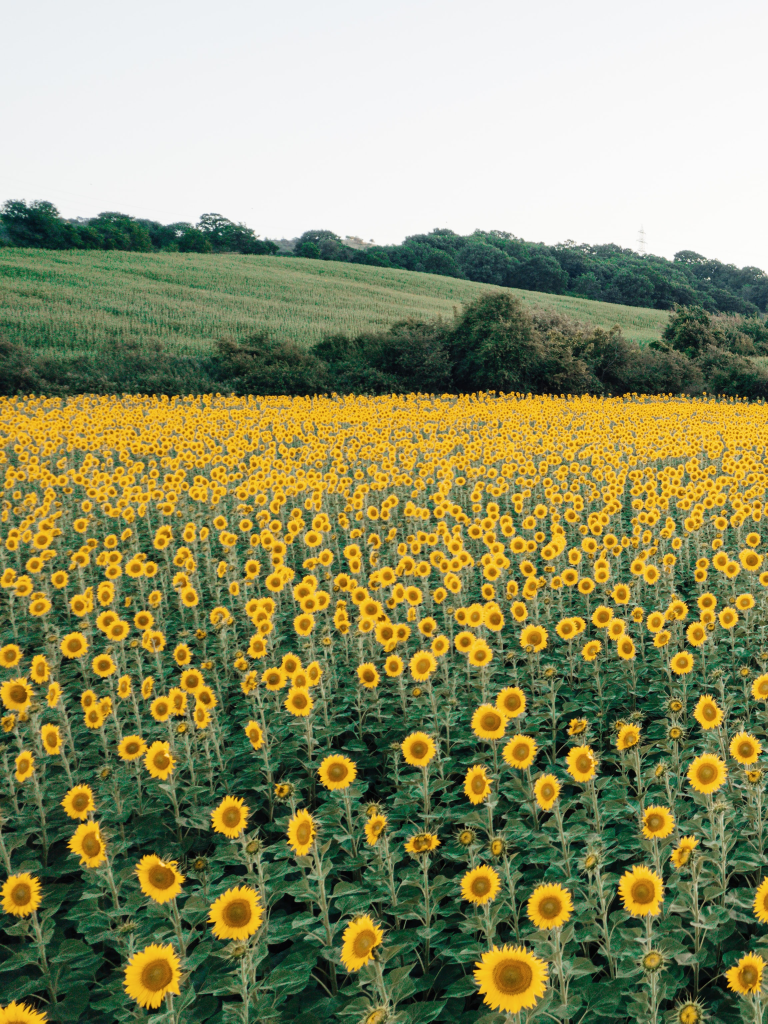
//> input picture Images/Image01.jpg, 2303 x 3070 px (shown at 1/3 size)
$ ./Ayudantia02   (built with g++ and OpenCV 4)
//> lines starting //> are read from the running program, lines starting //| are printed output that depends on the picture; after the words box and inside, x2 and y2 are one past the last pixel; in counts of white or black regions, pixels touching at a corner belong together
#include <opencv2/opencv.hpp>
#include <iostream>

using namespace cv;
using namespace std;

void GammaCorrection(Mat& src ,Mat& dst ,float fGamma){
    unsigned char lut [256];
    for(int i = 0; i < 256; i++ ){
        lut [i] = saturate_cast<uchar>(pow((float)(i/255.0), fGamma) * 255.0f );
    }
    dst = src.clone();

    const int channels = dst.channels( );
    switch(channels) {
        case 1 :{
            MatIterator_<uchar> it , end;
            for(it = dst.begin<uchar>(), end = dst.end<uchar>(); it != end; it++)
                * it = lut [( * it ) ];
            break;
        }
        case 3 : {
            MatIterator_<Vec3b> it , end;
            for(it = dst.begin<Vec3b>(), end = dst.end<Vec3b>(); it != end; it++){
               (*it)[0] = lut[((*it)[0])];
               (*it)[1] = lut[((*it)[1])];
               (*it)[2] = lut[((*it)[2])];
            }
        break;
        }
    }
}

int main(int, char**){

    // === Manejo de Colores ===

    Mat image = imread("C:/Ayudantia-PDI/AyudantiaPDI2022-2/Images/Image01.jpg");
//> image is the input picture: 3070 rows x 2303 cols, CV_8UC3; mean B, G, R 103.4, 143.7, 142
    //Mat image(600, 800, CV_8UC3, Scalar(120,120,120));

    int cols = image.cols, rows = image.rows;
//> cols = 2303; rows = 3070
    resize(image,image,Size(cols/4,rows/4));
//> image: 767 rows x 575 cols, CV_8UC3

    Mat rgb, hsv, gray, yuv, Y, bit, gamma;

    cvtColor(image,rgb,COLOR_BGR2RGB);
    cvtColor(image,hsv,COLOR_BGR2HSV);
//> hsv: 767 rows x 575 cols, CV_8UC3; mean H, S, V 48.7, 100.6, 154.7
    cvtColor(image,gray,COLOR_BGR2GRAY);
    cvtColor(image,yuv,COLOR_BGR2YUV);
//> yuv: 767 rows x 575 cols, CV_8UC3; mean of channels 0, 1, 2 138.5, 110.7, 131

    imshow("Original",image);
    imshow("RGB",rgb);
    imshow("HSV",hsv);
    imshow("Gray",gray);
    imshow("YUV",yuv);
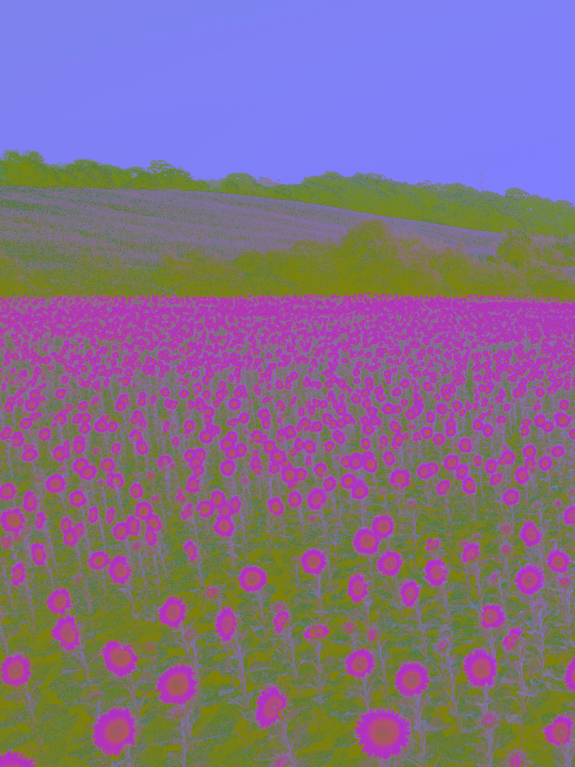
//> window 'YUV': 767 rows x 575 cols, CV_8UC3; mean B, G, R 138.5, 110.7, 131

    inRange(hsv,Scalar(5,0,50),Scalar(50,255,255),Y);
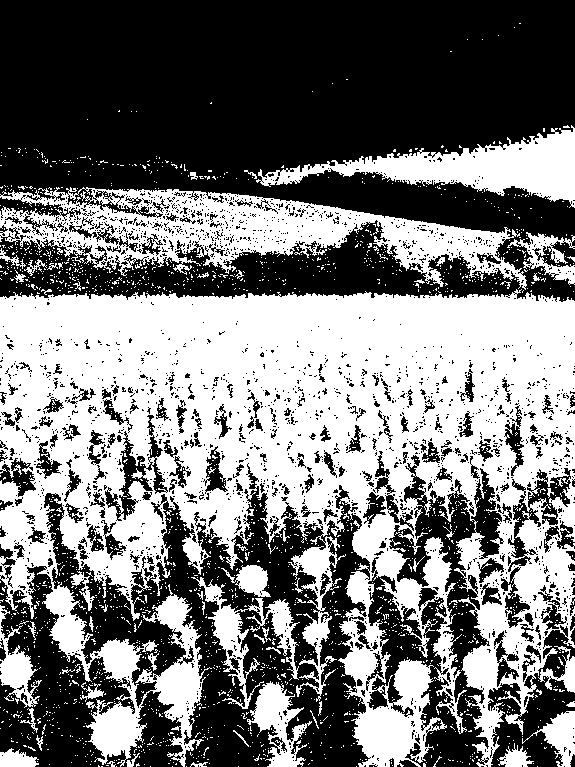
//> Y: 767 rows x 575 cols, CV_8UC1; 47% white; 2099 white regions (2040 under 20 px), largest, box (x1, y1, x2, y2) and area: (0, 289, 575, 767) 157272, (0, 187, 527, 290) 21337, (256, 125, 575, 208) 9494
    bitwise_or(image,image,bit,Y);
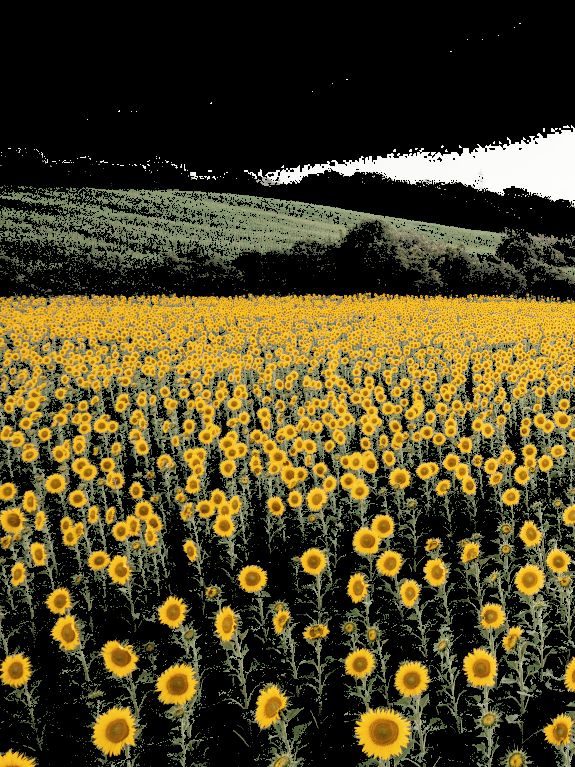
//> bit: 767 rows x 575 cols, CV_8UC3; mean B, G, R 35.1, 68.8, 77.6
    // imshow("Bitwise",bit);

    GammaCorrection(image,gamma,2);
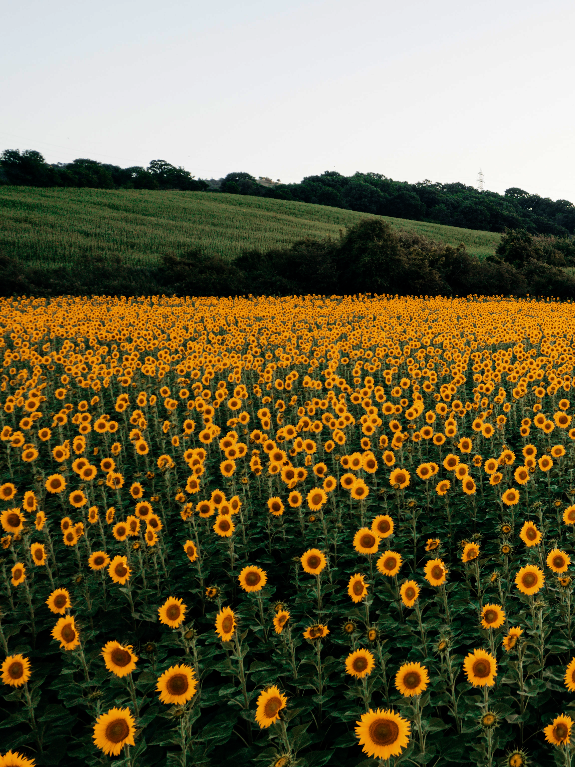
//> gamma: 767 rows x 575 cols, CV_8UC3; mean B, G, R 68.8, 100.8, 109.1
    imshow("Gamma", gamma);

    // === Filtro de Suavizado ===

    Mat Gaussian, Median, Average;

    blur(gray,Average,Size(5,5));
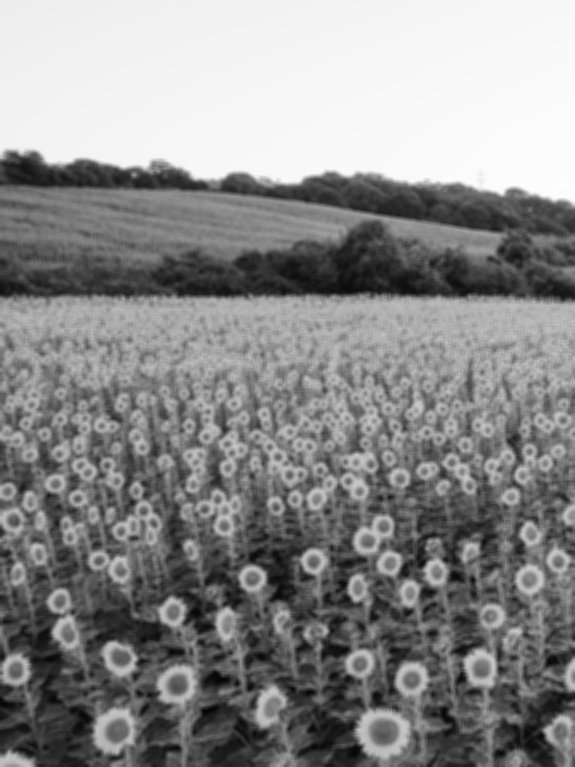
//> Average: 767 rows x 575 cols, CV_8UC1; min 5, max 253, mean 138.5
    GaussianBlur(gray,Gaussian,Size(5,5),0);
    medianBlur(gray,Median,5);
    imshow("Average",Average);
    imshow("Gaussian",Gaussian);
    imshow("Median",Median);


    // === Deteccion de Bordes ===

    Mat SobelX, SobelY, SobelXY, edges;

    Sobel(Gaussian, SobelX, CV_64F, 1,0,5);
    Sobel(Gaussian, SobelY, CV_64F, 0,1,5);
    Sobel(Gaussian, SobelXY, CV_64F, 1,1,5);
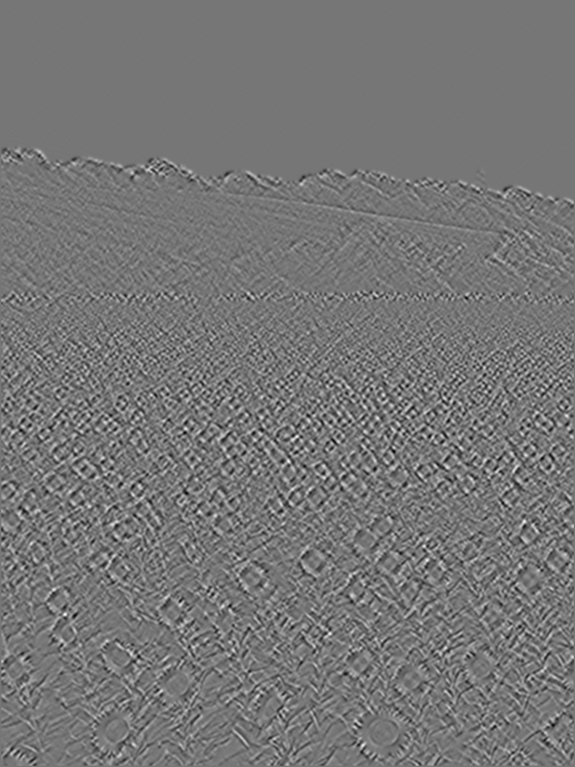
//> SobelXY: 767 rows x 575 cols, CV_64FC1; min -871, max 1003, mean 0; drawn with min black and max white
    imshow("X",SobelX);
    imshow("Y",SobelY);
    imshow("XY",SobelXY);

    Canny(Gaussian, edges, 100, 200 , 3);
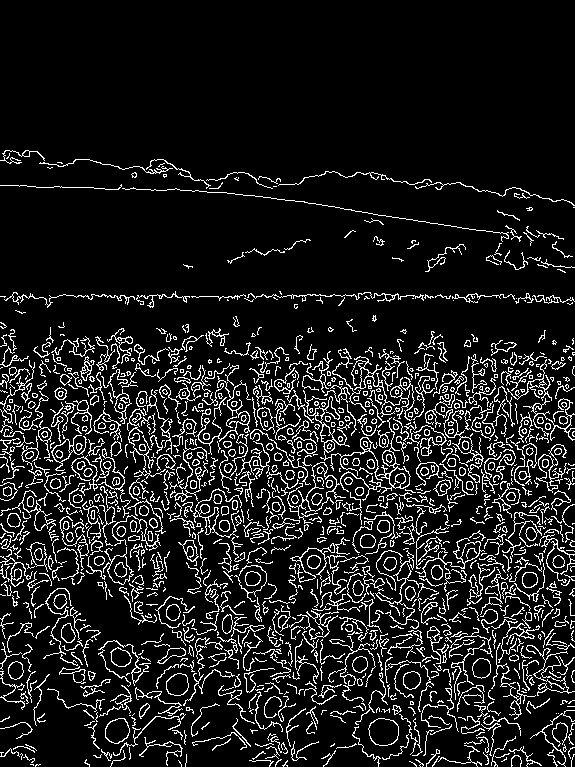
//> edges: 767 rows x 575 cols, CV_8UC1; 11.3% white in thin lines or dots, all inside (x1, y1, x2, y2) = (0, 150, 575, 767)
    imshow("Canny",edges);

    waitKey(0);
    destroyAllWindows();
}

$ run again, with Images/Image05.jpg copied over Images/Image01.jpg
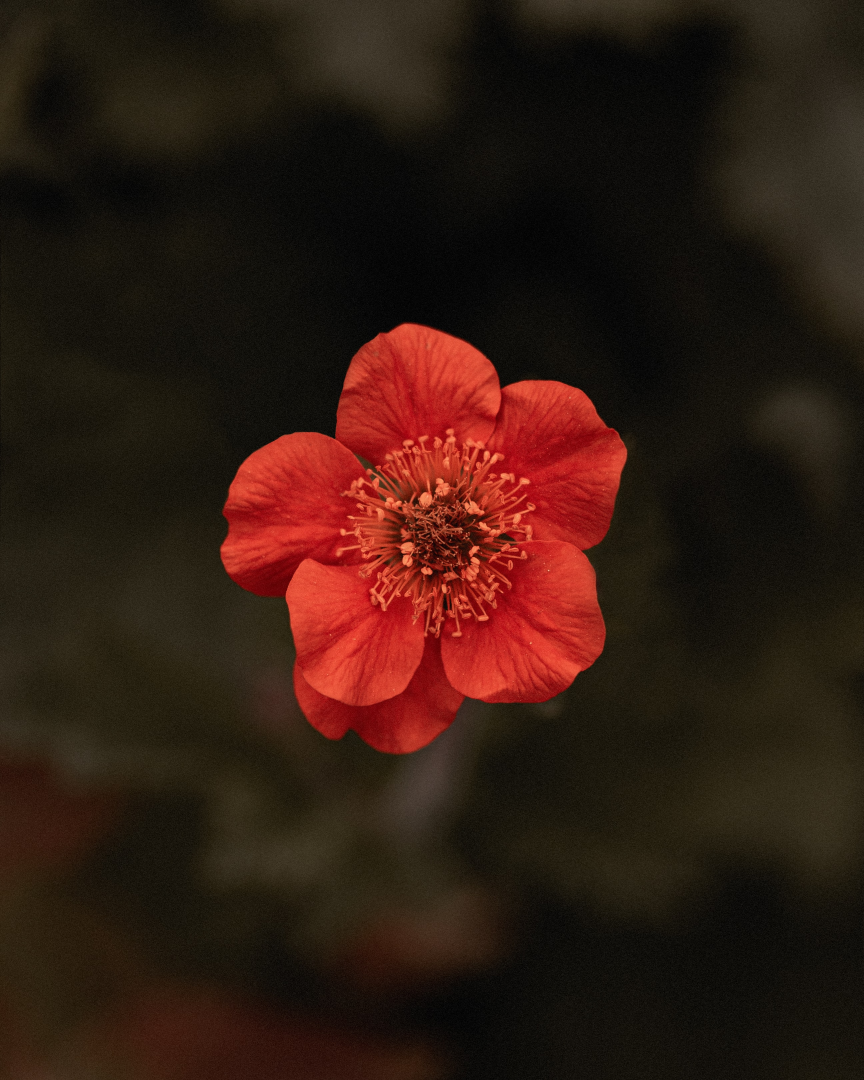
//> input picture Images/Image05.jpg, 2592 x 3240 px (shown at 1/3 size)
//> image is the input picture: 3240 rows x 2592 cols, CV_8UC3; mean B, G, R 17.6, 26.5, 48.9
//> image: 810 rows x 648 cols, CV_8UC3
//> hsv: 810 rows x 648 cols, CV_8UC3; mean H, S, V 21, 127, 49.1
//> yuv: 810 rows x 648 cols, CV_8UC3; mean of channels 0, 1, 2 32.3, 120.9, 142.8
//> `inRange(hsv,Scalar(5,0,50),Scalar(50,255,255),Y);`:
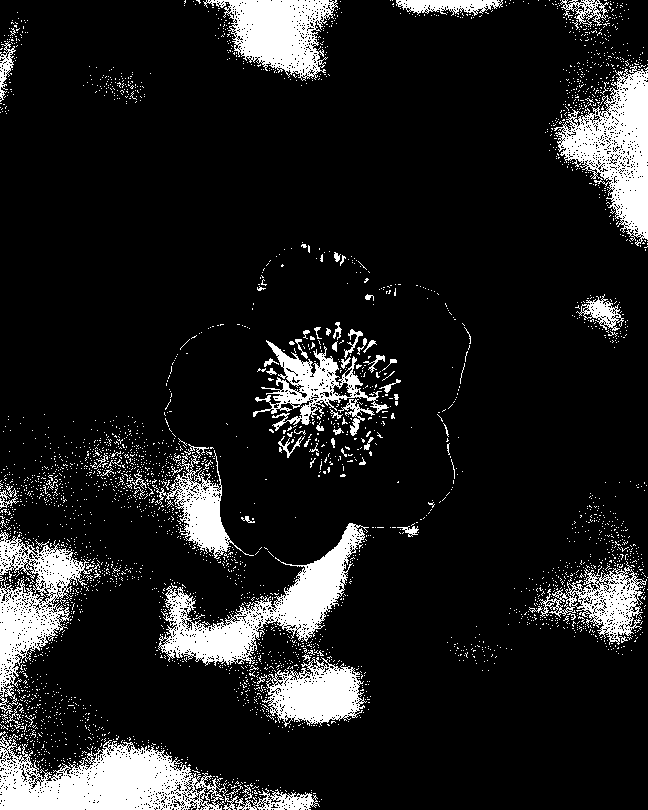
//> Y: 810 rows x 648 cols, CV_8UC1; 12.4% white; 3421 white regions (3350 under 20 px), largest, box (x1, y1, x2, y2) and area: (0, 734, 320, 810) 10858, (158, 523, 369, 666) 8490, (554, 65, 648, 246) 7681
//> `Canny(Gaussian, edges, 100, 200 , 3);`:
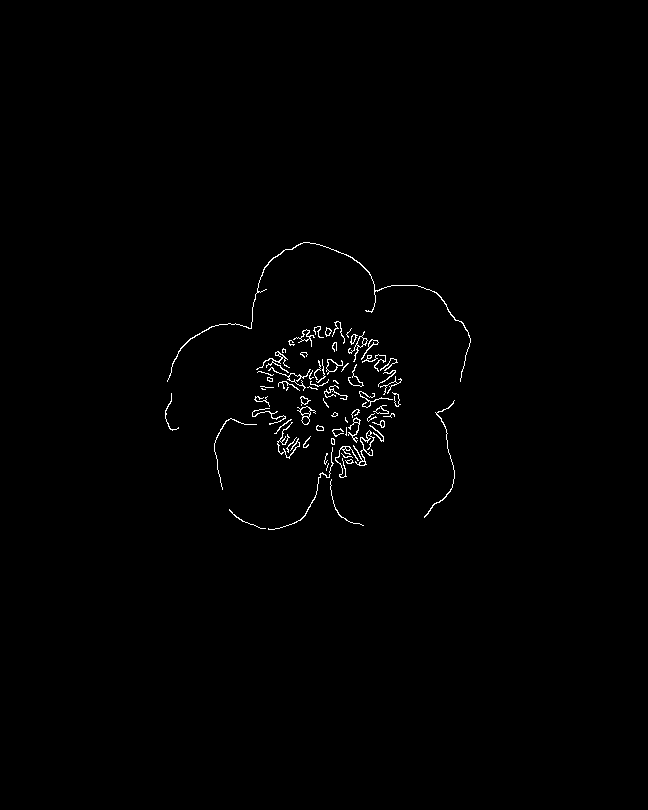
//> edges: 810 rows x 648 cols, CV_8UC1; 0.75% white in thin lines or dots, all inside (x1, y1, x2, y2) = (165, 242, 471, 530)
